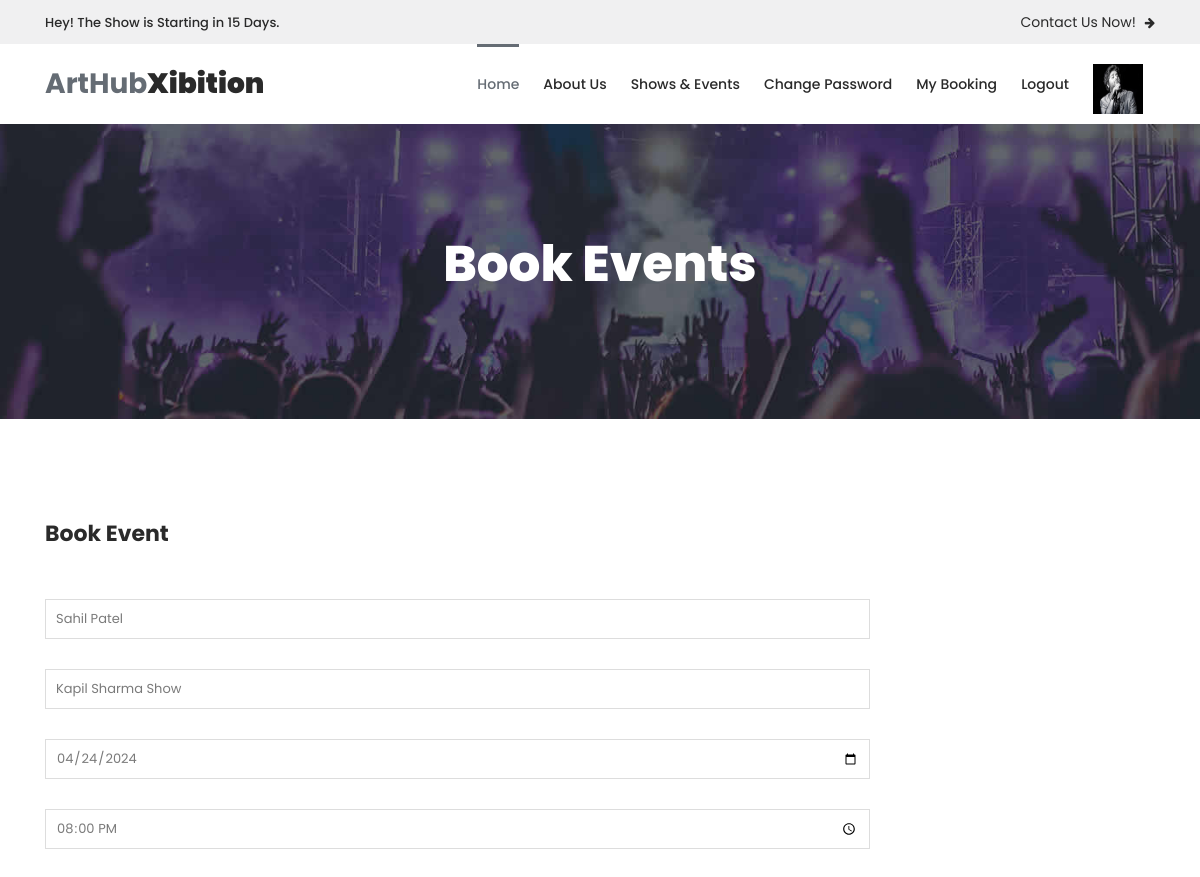
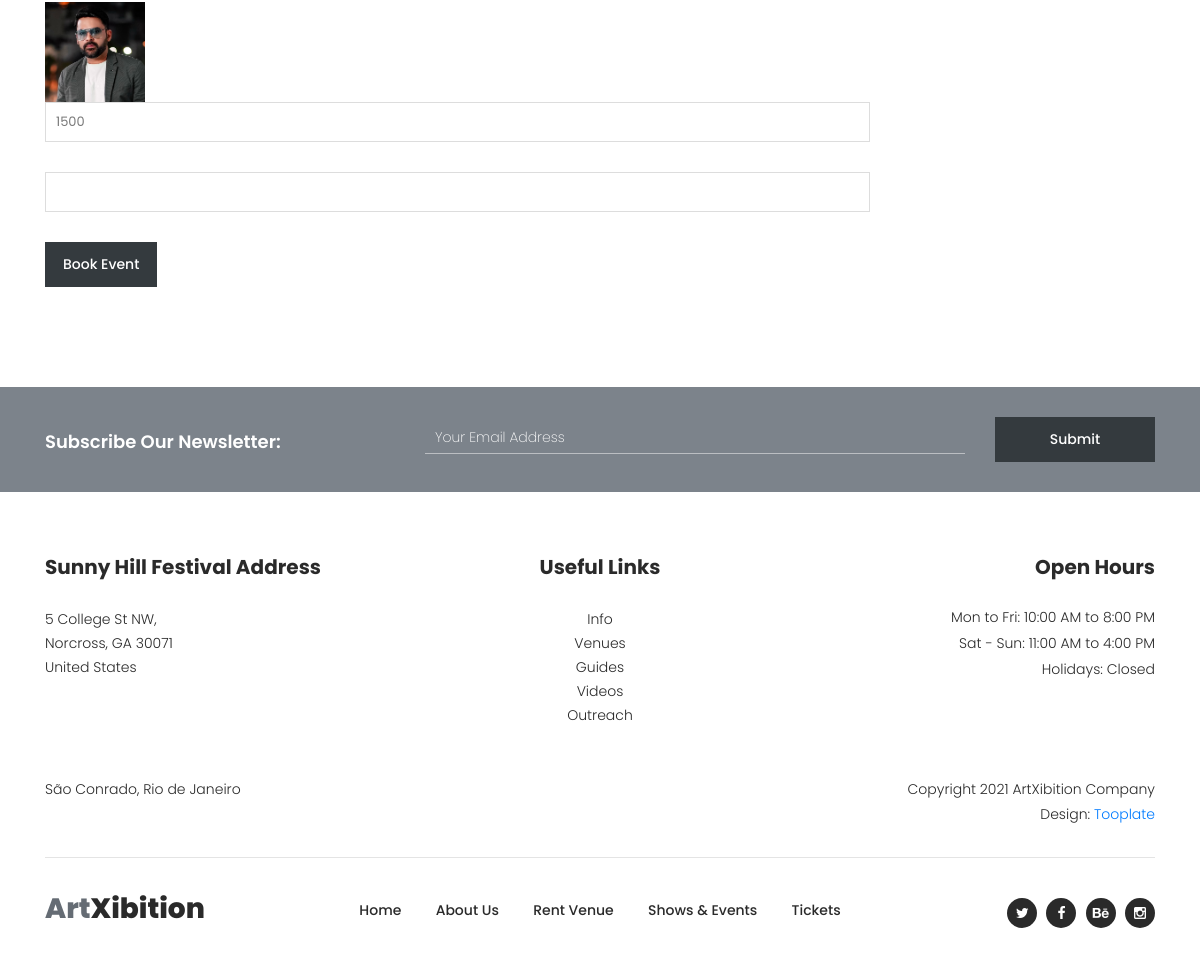
Screenshot of /book-event/5/ (signed in) with the database file from the repository (2 pictures, top to bottom).
### myapp/models.py (models this page shows, shortened)
class User(models.Model):
	fname = models.CharField(max_length=100)
	lname = models.CharField(max_length=100)
	email = models.EmailField()
	mobile = models.PositiveIntegerField()
	address = models.TextField()
	password = models.CharField(max_length=100)
	profile_picture=models.ImageField(upload_to="profile_picture/",default="")
	usertype = models.CharField(max_length=100,default="user")

class Event(models.Model):
	manager=models.ForeignKey(User,on_delete=models.CASCADE)
	event_name=models.CharField(max_length=100)
	event_date=models.CharField(max_length=100)
	event_time=models.CharField(max_length=100)
	event_venue=models.TextField()
	event_picture=models.ImageField(upload_to="event_picture/")
	event_price=models.PositiveIntegerField()

### myapp/views.py (the view)
# urls.py: path('book-event/<int:pk>/',views.book_event,name='book-event'),
def book_event(request,pk):
	event=Event.objects.get(pk=pk)
	user=User.objects.get(email=request.session['email'])
	if request.method=="POST":
		BookEvent.objects.create(
				user=user,
				event=event,
				event_price=event.event_price,
				ticket_qty=int(request.POST['ticket_qty']),
				total_price=event.event_price*int(request.POST['ticket_qty']),
			)
		msg="Event Booked Successfully"
		events=BookEvent.objects.filter(user=user)
		return render(request,'myevents.html',{'events':events,'msg':msg})
	else:
		return render(request,'book-event.html',{'event':event,'user':user})

### myapp/templates/book-event.html (shortened to what this page needs)
{% extends 'header.html' %}
{% load static %}
{% block content %}
<!DOCTYPE html>
<html lang="en">
  <head>
    </head>
    <body>
    <div class="page-heading-rent-venue">
        <div class="container">
            <div class="row">
                <div class="col-lg-12">
                    <h2>Book Events</h2>
                </div>
            </div>
        </div>
    </div>
    <div class="rent-venue-application">
        <div class="container">
            <div class="row">
                <div class="col-lg-9">
                    <div class="heading-text">
                        <h4>Book Event</h4>
                    </div>
                    <div class="contact-form">
                        <form id="contact" action="{% url 'book-event' pk=event.pk %}" method="post" enctype="multipart/form-data">
                          <div class="row">
                            <div class="col-lg-12">
                              <fieldset>
                                <input name="fname" type="text" id="name" value="{{user.fname}} {{user.lname}}">
                              </fieldset>
                            </div>
                            <div class="col-lg-12">
                              <fieldset>
                                <input name="event_name" type="text" id="name" value="{{event.event_name}}">
                              </fieldset>
                            </div>
                            <div class="col-lg-12">
                              <fieldset>
                                <input name="event_date" type="date" id="name" value="{{event.event_date}}">
                              </fieldset>
                            </div>
                            <div class="col-lg-12">
                              <fieldset>
                                <input name="event_time" type="time" id="email" value="{{event.event_time}}">
                              </fieldset>
                            </div>
                            <div class="col-md-6 col-sm-12">
                              <fieldset>
                                <img src="{{event.event_picture.url}}" style="height: 100px; width: 100px;">
                              </fieldset>
                            </div>
                            <div class="col-lg-12">
                              <fieldset>
                                <input name="event_price" type="text" id="email" value="{{event.event_price}}">
                              </fieldset>
                            </div>
                            <div class="col-lg-12">
                              <fieldset>
                                <input name="ticket_qty" type="number" id="email" min="1" max="10">
                              </fieldset>
                            </div>
                            <div class="col-lg-12">
                              <fieldset>
                                <button type="submit" id="form-submit" class="main-dark-button">Book Event</button>
                              </fieldset>
                            </div>
                          </div>
                        </form>
                    </div>
                </div>
            </div>
        </div>
    </div>
    <div class="subscribe">
        <div class="container">
            <div class="row">
                <div class="col-lg-4">
                    <h4>Subscribe Our Newsletter:</h4>
                </div>
                <div class="col-lg-8">
                    <form id="subscribe" action="" method="get">
                        <div class="row">
                          <div class="col-lg-9">
                            <fieldset>
                              <input name="email" type="text" id="email" pattern="[^ @]*@[^ @]*" placeholder="Your Email Address" required="">
                            </fieldset>
                          </div>
                          <div class="col-lg-3">
                            <fieldset>
                              <button type="submit" id="form-submit" class="main-dark-button">Submit</button>
                            </fieldset>
                          </div>
                        </div>
                    </form>
                </div>
            </div>
        </div>
    </div>
  </body>
</html>
{% endblock %}

### myapp/static/assets/css/tooplate-artxibition.css (style rules this page uses)
html, body, div, span, applet, object, iframe, h1, h2, h3, h4, h5, h6, p, blockquote, div pre, a, abbr, acronym, address, big, cite, code, del, dfn, em, font, img, ins, kbd, q, s, samp, small, strike, strong, sub, sup, tt, var, b, u, i, center, dl, dt, dd, ol, ul, li, figure, header, nav, section, article, aside, footer, figcaption { margin: 0; padding: 0; border: 0; outline: 0; }
* { box-sizing: border-box; }
html, body { font-family: 'Poppins', sans-serif; font-weight: 400; background-color: #fff; font-size: 16px; -ms-text-size-adjust: 100%; -webkit-font-smoothing: antialiased; -moz-osx-font-smoothing: grayscale; }
h1, h2, h3, h4, h5, h6 { margin-top: 0px; margin-bottom: 0px; }
h4 { line-height: 30px; }
html, body { background: #fff; font-family: 'Poppins', sans-serif; }
.subscribe { background-color: #7c838b; padding: 30px 0px; }
.subscribe h4 { font-size: 18px; color: #fff; font-weight: 600; margin-top: 10px; }
.subscribe form input { padding: 5px 10px; width: 100%; background-color: transparent; border-top: none; border-left: none; border-right: none; border-bottom: 1px solid rgba(250,250,250,0.5); outline: none; font-size: 14px; color: #fff; font-weight: 200; margin-top: 5px; }
.subscribe form .main-dark-button { display: inline-block; font-size: 14px; padding: 12px 18px; background-color: #343a3e; color: #fff; text-align: center; font-weight: 500; text-transform: capitalize; transition: all .3s; border: none; outline: none; width: 100%; }
.page-heading-rent-venue { background-image: url(../images/rent_venue_bg.jpg); background-size: cover; background-repeat: no-repeat; padding: 110px 0px; text-align: center; }
.page-heading-rent-venue h2 { font-size: 50px; color: #fff; font-weight: 800; margin-bottom: 15px; }
.rent-venue-application { margin: 100px 0px; }
.rent-venue-application .heading-text h4 { font-size: 22px; font-weight: 700; color: #2a2a2a; margin-bottom: 50px; }
.rent-venue-application .contact-form input, .rent-venue-application .contact-form textarea,select { color: #7a7a7a; font-size: 13px; border: 1px solid #ddd; background-color: #fff; width: 100%; height: 40px; outline: none; line-height: 40px; padding: 0px 10px; -webkit-appearance: none; -moz-appearance: none; appearance: none; margin-bottom: 30px; }
.rent-venue-application .contact-form ::placeholder { color: #7a7a7a; }
.rent-venue-application form .main-dark-button { display: inline-block; font-size: 14px; padding: 12px 18px; background-color: #343a3e; color: #fff; text-align: center; font-weight: 500; text-transform: capitalize; transition: all .3s; border: none; outline: none; }

### rows the page displays
User: fname "Sahil Patel"
Event: event_name "Kapil Sharma Show", event_date "04/24/2024", event_time "20:00", event_picture (picture), event_price "1500"
